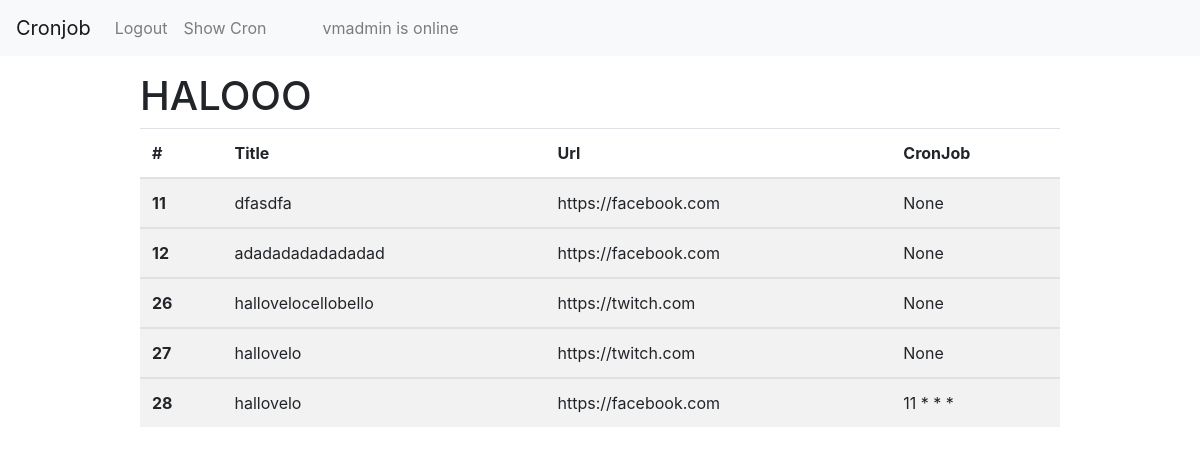
Page /screen/ (signed in) on the earlier database version.
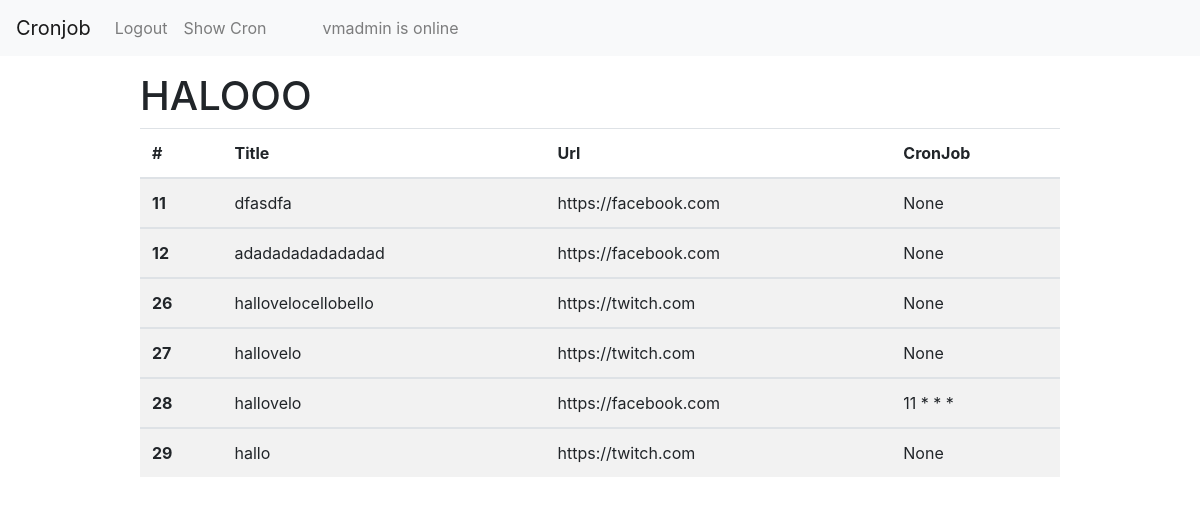
Same page on the later database version.
### Cronjob_Dev/models.py (models this page shows)
class CronJob(models.Model):
    user = models.ForeignKey(User, on_delete=models.CASCADE)
    title = models.CharField(max_length=128, null=False, default='')
    url = models.URLField(max_length=255, null=False, default='')
    auth = models.BooleanField(default=False)
    username = models.CharField(max_length=30, null=True, default='')
    password = models.CharField(max_length=30, null=True, default='')
    minute = models.CharField(max_length=30, null=False, default='')
    hour = models.CharField(max_length=30, null=False, default='')
    dayOfMonth = models.CharField(max_length=30, null=False, default='')
    month = models.CharField(max_length=30, null=False, default='')
    weekday = models.CharField(max_length=30, null=False, default='')
    cronejob = models.CharField(max_length=30, null=True)
    class meta:
        ordering = ['-id']
    def __str__(self):
        return f"{self.title} - {self.url}"

### Cronjob_Dev/views.py (the view)
# urls.py: path('screen/', views.screen, name="screen"),
def screen(request):
    all_user_records = CronJob.objects.filter(user_id=request.user.id)
    print(all_user_records)
    return render(request, 'Cronjob_Dev/screen.html', {'all_records': all_user_records})

### templates/Cronjob_Dev/screen.html
{% extends 'Cronjob_Dev/base.html' %}
{% block content %}
    <h1>HALOOO </h1>
{% if all_records %}
    <table class="table table-striped">
        <thead>
        <tr>
            <th scope="col">#</th>
            <th scope="col">Title</th>
            <th scope="col">Url</th>
            <th scope="col">CronJob</th>
        </tr>
        </thead>
        {% for record in all_records %}
        <tbody>
        <tr>
            <th scope="row">{{ record.id }}</th>
            <td>{{ record.title }}</td>
            <td>{{ record.url }}</td>
            <td>{{ record.cronejob }}</td>
        </tr>
        </tbody>
    {% endfor %}
    </table>
{% endif %}
{% endblock %}

### templates/Cronjob_Dev/base.html (shortened to what this page needs)
{% load static %}
<!doctype html>
<html lang="de-CH">
<head>
    <link rel="stylesheet" href="https://stackpath.bootstrapcdn.com/bootstrap/4.3.1/css/bootstrap.min.css"
>
    <link rel="stylesheet" href="{% static 'Cronjob_Dev/css/style.css' %}">
</head>
<body>
{% if user.is_authenticated %}
    <nav class="navbar navbar-expand-lg navbar-light bg-light">
        <a class="navbar-brand" href="{% url 'index' %}">Cronjob</a>
        <div class="collapse navbar-collapse" id="navbarTogglerDemo02">
            <ul class="navbar-nav mr-auto mt-2 mt-lg-0">
                <li class="nav-item">
                    <a class="nav-link" href="{% url 'logout' %}">Logout</a>
                </li>
                <li class="nav-item">
                    <a class="nav-link" href="{% url 'screen' %}">Show Cron</a>
                </li>
                <li class="nav-link pl-5" >{{user.username }} is online</li>
            </ul>
        </div>
    </nav>
{% endif %}
<div class="container">
    <div class="row pt-3 pb-5">
        <div class="col-10 mx-auto">
            {% block content %} {% endblock %}
        </div>
    </div>
</div>
</body>
</html>

Differences in the rows shown:
added CronJob: id "29", title "hallo", url "https://twitch.com", cronejob "None"
